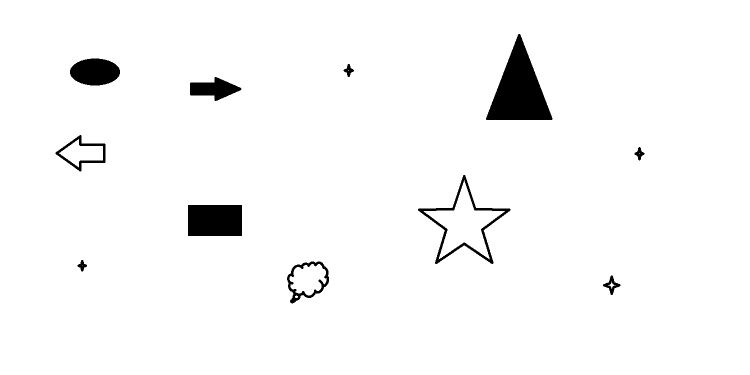
#> input picture images/figures.png, 1500 x 750 px (shown at 1/2 size)
$ python task_2.py
#> lines starting #> are read from the running program, lines starting #| are printed output that depends on the picture; after the words box and inside, x2 and y2 are one past the last pixel; in counts of white or black regions, pixels touching at a corner belong together
#2. Для зображення figures.png виконати наступні дії:
#	- зменшити його розмір до 1000х500 пікселів
#	- повернути зменшене зображення на 90 градусів за годинниковою стрілкою і зберегти результуюче зображення під назвою result.png

import cv2

figures = cv2.imread('images/figures.png')
#> figures is the input picture: shape (750, 1500, 3); 97.1% white; 11 black regions, largest, box (x1, y1, x2, y2) and area: (972, 68, 1105, 240) 11924, (376, 410, 484, 472) 6696, (140, 117, 240, 171) 4242
cv2.imshow('Result', figures)
cv2.waitKey(3000)
print(figures.shape)
#| (750, 1500, 3)

figures = cv2.resize(figures, (1000, 500))
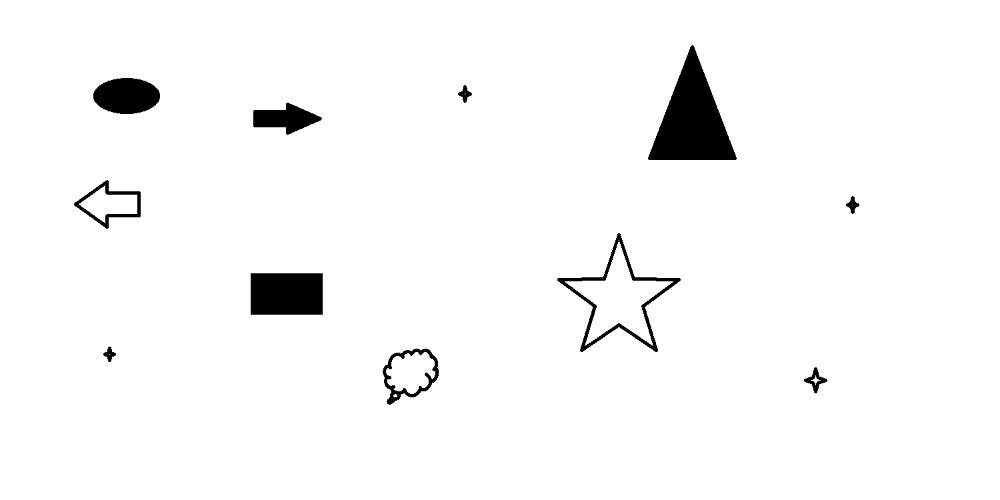
#> figures: shape (500, 1000, 3); min 0, max 255, mean 247.5

# вычислим центр изображения
(h, w) = figures.shape[:2]
#> h = 500; w = 1000
center = (w / 2, h / 2)
#> center = (500, 250)
# повернем изображение на 90 градусов
M = cv2.getRotationMatrix2D(center, -90, 0.5)
rotated = cv2.warpAffine(figures, M, (w, h))
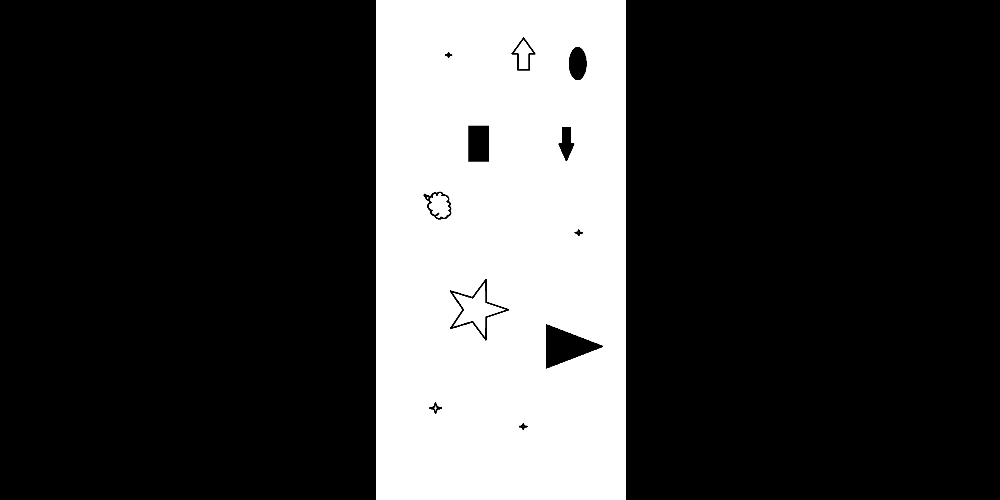
#> rotated: shape (500, 1000, 3); min 0, max 255, mean 61.9
cv2.imshow("Rotated image", rotated)
cv2.waitKey(3000)

print(figures.shape)
#| (500, 1000, 3)

cv2.imwrite('images/result.png', rotated)
cv2.destroyAllWindows()
